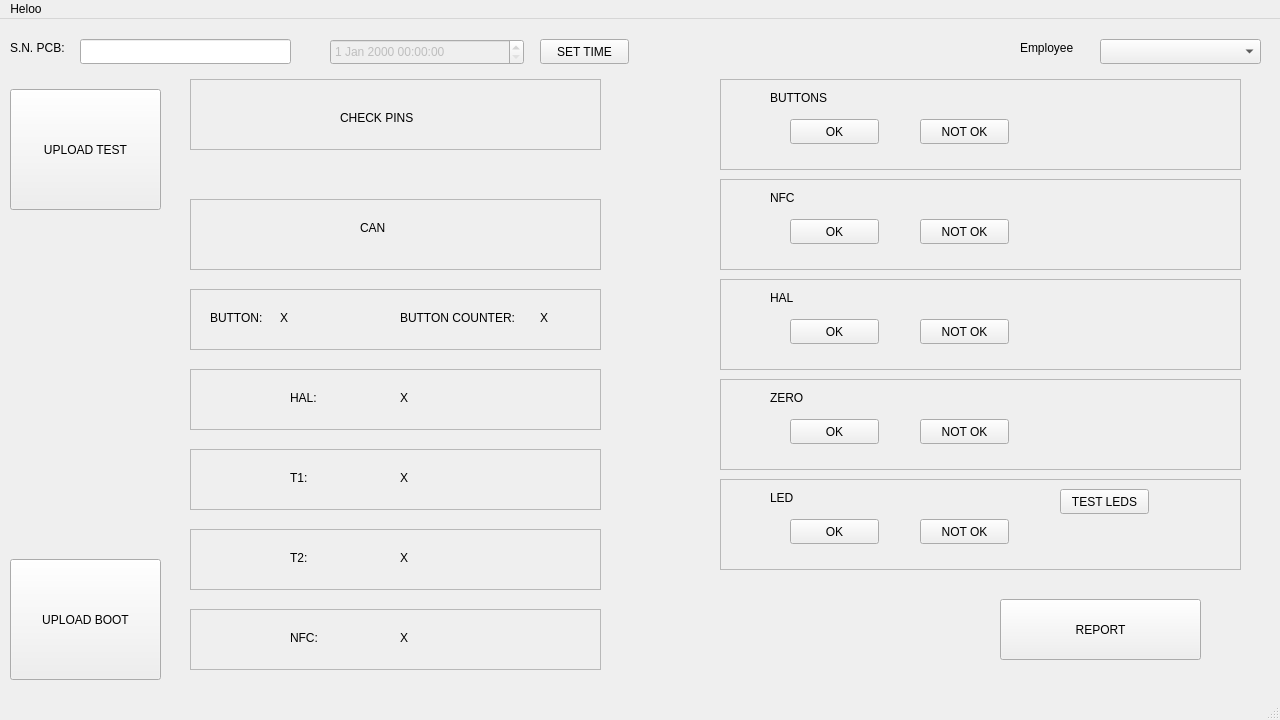
<?xml version="1.0" encoding="UTF-8"?>
<ui version="4.0">
 <class>MainWindow</class>
 <widget class="QMainWindow" name="MainWindow">
  <property name="geometry">
   <rect>
    <x>0</x>
    <y>0</y>
    <width>1280</width>
    <height>720</height>
   </rect>
  </property>
  <property name="windowTitle">
   <string>MainWindow</string>
  </property>
  <widget class="QWidget" name="centralwidget">
   <widget class="QPushButton" name="pushButton">
    <property name="geometry">
     <rect>
      <x>10</x>
      <y>70</y>
      <width>151</width>
      <height>121</height>
     </rect>
    </property>
    <property name="text">
     <string>UPLOAD TEST</string>
    </property>
   </widget>
   <widget class="QPushButton" name="pushButton_2">
    <property name="geometry">
     <rect>
      <x>10</x>
      <y>540</y>
      <width>151</width>
      <height>121</height>
     </rect>
    </property>
    <property name="text">
     <string>UPLOAD BOOT</string>
    </property>
   </widget>
   <widget class="QLabel" name="label">
    <property name="geometry">
     <rect>
      <x>10</x>
      <y>20</y>
      <width>101</width>
      <height>17</height>
     </rect>
    </property>
    <property name="text">
     <string>S.N. PCB:</string>
    </property>
   </widget>
   <widget class="QLineEdit" name="lineEdit">
    <property name="geometry">
     <rect>
      <x>80</x>
      <y>20</y>
      <width>211</width>
      <height>25</height>
     </rect>
    </property>
   </widget>
   <widget class="QDateTimeEdit" name="dateTimeEdit">
    <property name="enabled">
     <bool>false</bool>
    </property>
    <property name="geometry">
     <rect>
      <x>330</x>
      <y>20</y>
      <width>194</width>
      <height>26</height>
     </rect>
    </property>
   </widget>
   <widget class="QComboBox" name="comboBox">
    <property name="geometry">
     <rect>
      <x>1100</x>
      <y>20</y>
      <width>161</width>
      <height>25</height>
     </rect>
    </property>
   </widget>
   <widget class="QLabel" name="label_2">
    <property name="geometry">
     <rect>
      <x>1020</x>
      <y>20</y>
      <width>81</width>
      <height>17</height>
     </rect>
    </property>
    <property name="text">
     <string>Employee</string>
    </property>
   </widget>
   <widget class="QFrame" name="check_pins_frame">
    <property name="geometry">
     <rect>
      <x>190</x>
      <y>60</y>
      <width>411</width>
      <height>71</height>
     </rect>
    </property>
    <property name="frameShape">
     <enum>QFrame::StyledPanel</enum>
    </property>
    <property name="frameShadow">
     <enum>QFrame::Raised</enum>
    </property>
    <widget class="QLabel" name="label_3">
     <property name="geometry">
      <rect>
       <x>150</x>
       <y>30</y>
       <width>101</width>
       <height>17</height>
      </rect>
     </property>
     <property name="text">
      <string>CHECK PINS</string>
     </property>
    </widget>
   </widget>
   <widget class="QFrame" name="can_frame">
    <property name="geometry">
     <rect>
      <x>190</x>
      <y>180</y>
      <width>411</width>
      <height>71</height>
     </rect>
    </property>
    <property name="frameShape">
     <enum>QFrame::StyledPanel</enum>
    </property>
    <property name="frameShadow">
     <enum>QFrame::Raised</enum>
    </property>
    <widget class="QLabel" name="label_4">
     <property name="geometry">
      <rect>
       <x>170</x>
       <y>20</y>
       <width>101</width>
       <height>17</height>
      </rect>
     </property>
     <property name="text">
      <string>CAN</string>
     </property>
    </widget>
   </widget>
   <widget class="QFrame" name="button_frame">
    <property name="geometry">
     <rect>
      <x>190</x>
      <y>270</y>
      <width>411</width>
      <height>61</height>
     </rect>
    </property>
    <property name="frameShape">
     <enum>QFrame::StyledPanel</enum>
    </property>
    <property name="frameShadow">
     <enum>QFrame::Raised</enum>
    </property>
    <widget class="QLabel" name="label_5">
     <property name="geometry">
      <rect>
       <x>20</x>
       <y>20</y>
       <width>71</width>
       <height>17</height>
      </rect>
     </property>
     <property name="text">
      <string>BUTTON:</string>
     </property>
    </widget>
    <widget class="QLabel" name="last_button_value">
     <property name="geometry">
      <rect>
       <x>90</x>
       <y>20</y>
       <width>67</width>
       <height>17</height>
      </rect>
     </property>
     <property name="text">
      <string>X</string>
     </property>
    </widget>
    <widget class="QLabel" name="label_7">
     <property name="geometry">
      <rect>
       <x>210</x>
       <y>20</y>
       <width>141</width>
       <height>17</height>
      </rect>
     </property>
     <property name="text">
      <string>BUTTON COUNTER:</string>
     </property>
    </widget>
    <widget class="QLabel" name="button_counter_value">
     <property name="geometry">
      <rect>
       <x>350</x>
       <y>20</y>
       <width>67</width>
       <height>17</height>
      </rect>
     </property>
     <property name="text">
      <string>X</string>
     </property>
    </widget>
   </widget>
   <widget class="QFrame" name="hal_frame">
    <property name="geometry">
     <rect>
      <x>190</x>
      <y>350</y>
      <width>411</width>
      <height>61</height>
     </rect>
    </property>
    <property name="frameShape">
     <enum>QFrame::StyledPanel</enum>
    </property>
    <property name="frameShadow">
     <enum>QFrame::Raised</enum>
    </property>
    <widget class="QLabel" name="hal_value">
     <property name="geometry">
      <rect>
       <x>210</x>
       <y>20</y>
       <width>67</width>
       <height>17</height>
      </rect>
     </property>
     <property name="text">
      <string>X</string>
     </property>
    </widget>
    <widget class="QLabel" name="label_9">
     <property name="geometry">
      <rect>
       <x>100</x>
       <y>20</y>
       <width>67</width>
       <height>17</height>
      </rect>
     </property>
     <property name="text">
      <string>HAL:</string>
     </property>
    </widget>
   </widget>
   <widget class="QFrame" name="t1_frame">
    <property name="geometry">
     <rect>
      <x>190</x>
      <y>430</y>
      <width>411</width>
      <height>61</height>
     </rect>
    </property>
    <property name="frameShape">
     <enum>QFrame::StyledPanel</enum>
    </property>
    <property name="frameShadow">
     <enum>QFrame::Raised</enum>
    </property>
    <widget class="QLabel" name="label_10">
     <property name="geometry">
      <rect>
       <x>100</x>
       <y>20</y>
       <width>67</width>
       <height>17</height>
      </rect>
     </property>
     <property name="text">
      <string>T1:</string>
     </property>
    </widget>
    <widget class="QLabel" name="t1_value">
     <property name="geometry">
      <rect>
       <x>210</x>
       <y>20</y>
       <width>67</width>
       <height>17</height>
      </rect>
     </property>
     <property name="text">
      <string>X</string>
     </property>
    </widget>
   </widget>
   <widget class="QFrame" name="t2_frame">
    <property name="geometry">
     <rect>
      <x>190</x>
      <y>510</y>
      <width>411</width>
      <height>61</height>
     </rect>
    </property>
    <property name="frameShape">
     <enum>QFrame::StyledPanel</enum>
    </property>
    <property name="frameShadow">
     <enum>QFrame::Raised</enum>
    </property>
    <widget class="QLabel" name="label_11">
     <property name="geometry">
      <rect>
       <x>100</x>
       <y>20</y>
       <width>67</width>
       <height>17</height>
      </rect>
     </property>
     <property name="text">
      <string>T2:</string>
     </property>
    </widget>
    <widget class="QLabel" name="t2_value">
     <property name="geometry">
      <rect>
       <x>210</x>
       <y>20</y>
       <width>67</width>
       <height>17</height>
      </rect>
     </property>
     <property name="text">
      <string>X</string>
     </property>
    </widget>
   </widget>
   <widget class="QFrame" name="buttons_check_frame">
    <property name="geometry">
     <rect>
      <x>720</x>
      <y>60</y>
      <width>521</width>
      <height>91</height>
     </rect>
    </property>
    <property name="frameShape">
     <enum>QFrame::StyledPanel</enum>
    </property>
    <property name="frameShadow">
     <enum>QFrame::Raised</enum>
    </property>
    <widget class="QLabel" name="label_15">
     <property name="geometry">
      <rect>
       <x>50</x>
       <y>10</y>
       <width>101</width>
       <height>17</height>
      </rect>
     </property>
     <property name="text">
      <string>BUTTONS</string>
     </property>
    </widget>
    <widget class="QPushButton" name="Buttons_OK">
     <property name="geometry">
      <rect>
       <x>70</x>
       <y>40</y>
       <width>89</width>
       <height>25</height>
      </rect>
     </property>
     <property name="text">
      <string>OK</string>
     </property>
    </widget>
    <widget class="QPushButton" name="Buttons_NOK">
     <property name="geometry">
      <rect>
       <x>200</x>
       <y>40</y>
       <width>89</width>
       <height>25</height>
      </rect>
     </property>
     <property name="text">
      <string>NOT OK</string>
     </property>
    </widget>
   </widget>
   <widget class="QFrame" name="nfc_check_frame">
    <property name="geometry">
     <rect>
      <x>720</x>
      <y>160</y>
      <width>521</width>
      <height>91</height>
     </rect>
    </property>
    <property name="frameShape">
     <enum>QFrame::StyledPanel</enum>
    </property>
    <property name="frameShadow">
     <enum>QFrame::Raised</enum>
    </property>
    <widget class="QLabel" name="label_16">
     <property name="geometry">
      <rect>
       <x>50</x>
       <y>10</y>
       <width>101</width>
       <height>17</height>
      </rect>
     </property>
     <property name="text">
      <string>NFC</string>
     </property>
    </widget>
    <widget class="QPushButton" name="NFC_OK">
     <property name="geometry">
      <rect>
       <x>70</x>
       <y>40</y>
       <width>89</width>
       <height>25</height>
      </rect>
     </property>
     <property name="text">
      <string>OK</string>
     </property>
    </widget>
    <widget class="QPushButton" name="NFC_NOK">
     <property name="geometry">
      <rect>
       <x>200</x>
       <y>40</y>
       <width>89</width>
       <height>25</height>
      </rect>
     </property>
     <property name="text">
      <string>NOT OK</string>
     </property>
    </widget>
   </widget>
   <widget class="QFrame" name="hal_check_frame">
    <property name="geometry">
     <rect>
      <x>720</x>
      <y>260</y>
      <width>521</width>
      <height>91</height>
     </rect>
    </property>
    <property name="frameShape">
     <enum>QFrame::StyledPanel</enum>
    </property>
    <property name="frameShadow">
     <enum>QFrame::Raised</enum>
    </property>
    <widget class="QLabel" name="label_17">
     <property name="geometry">
      <rect>
       <x>50</x>
       <y>10</y>
       <width>101</width>
       <height>17</height>
      </rect>
     </property>
     <property name="text">
      <string>HAL</string>
     </property>
    </widget>
    <widget class="QPushButton" name="HAL_OK">
     <property name="geometry">
      <rect>
       <x>70</x>
       <y>40</y>
       <width>89</width>
       <height>25</height>
      </rect>
     </property>
     <property name="text">
      <string>OK</string>
     </property>
    </widget>
    <widget class="QPushButton" name="HAL_NOK">
     <property name="geometry">
      <rect>
       <x>200</x>
       <y>40</y>
       <width>89</width>
       <height>25</height>
      </rect>
     </property>
     <property name="text">
      <string>NOT OK</string>
     </property>
    </widget>
   </widget>
   <widget class="QFrame" name="zero_check_frame">
    <property name="geometry">
     <rect>
      <x>720</x>
      <y>360</y>
      <width>521</width>
      <height>91</height>
     </rect>
    </property>
    <property name="frameShape">
     <enum>QFrame::StyledPanel</enum>
    </property>
    <property name="frameShadow">
     <enum>QFrame::Raised</enum>
    </property>
    <widget class="QLabel" name="label_18">
     <property name="geometry">
      <rect>
       <x>50</x>
       <y>10</y>
       <width>101</width>
       <height>17</height>
      </rect>
     </property>
     <property name="text">
      <string>ZERO</string>
     </property>
    </widget>
    <widget class="QPushButton" name="ZERO_OK">
     <property name="geometry">
      <rect>
       <x>70</x>
       <y>40</y>
       <width>89</width>
       <height>25</height>
      </rect>
     </property>
     <property name="text">
      <string>OK</string>
     </property>
    </widget>
    <widget class="QPushButton" name="ZERO_NOK">
     <property name="geometry">
      <rect>
       <x>200</x>
       <y>40</y>
       <width>89</width>
       <height>25</height>
      </rect>
     </property>
     <property name="text">
      <string>NOT OK</string>
     </property>
    </widget>
   </widget>
   <widget class="QFrame" name="led_check_frame">
    <property name="geometry">
     <rect>
      <x>720</x>
      <y>460</y>
      <width>521</width>
      <height>91</height>
     </rect>
    </property>
    <property name="frameShape">
     <enum>QFrame::StyledPanel</enum>
    </property>
    <property name="frameShadow">
     <enum>QFrame::Raised</enum>
    </property>
    <widget class="QLabel" name="label_19">
     <property name="geometry">
      <rect>
       <x>50</x>
       <y>10</y>
       <width>101</width>
       <height>17</height>
      </rect>
     </property>
     <property name="text">
      <string>LED</string>
     </property>
    </widget>
    <widget class="QPushButton" name="LED_OK">
     <property name="geometry">
      <rect>
       <x>70</x>
       <y>40</y>
       <width>89</width>
       <height>25</height>
      </rect>
     </property>
     <property name="text">
      <string>OK</string>
     </property>
    </widget>
    <widget class="QPushButton" name="LED_NOK">
     <property name="geometry">
      <rect>
       <x>200</x>
       <y>40</y>
       <width>89</width>
       <height>25</height>
      </rect>
     </property>
     <property name="text">
      <string>NOT OK</string>
     </property>
    </widget>
    <widget class="QPushButton" name="pushButton_13">
     <property name="geometry">
      <rect>
       <x>340</x>
       <y>10</y>
       <width>89</width>
       <height>25</height>
      </rect>
     </property>
     <property name="text">
      <string>TEST LEDS</string>
     </property>
    </widget>
   </widget>
   <widget class="QPushButton" name="pushButton_14">
    <property name="geometry">
     <rect>
      <x>1000</x>
      <y>580</y>
      <width>201</width>
      <height>61</height>
     </rect>
    </property>
    <property name="text">
     <string>REPORT</string>
    </property>
   </widget>
   <widget class="QFrame" name="nfc_frame">
    <property name="geometry">
     <rect>
      <x>190</x>
      <y>590</y>
      <width>411</width>
      <height>61</height>
     </rect>
    </property>
    <property name="frameShape">
     <enum>QFrame::StyledPanel</enum>
    </property>
    <property name="frameShadow">
     <enum>QFrame::Raised</enum>
    </property>
    <widget class="QLabel" name="label_20">
     <property name="geometry">
      <rect>
       <x>100</x>
       <y>20</y>
       <width>67</width>
       <height>17</height>
      </rect>
     </property>
     <property name="text">
      <string>NFC:</string>
     </property>
    </widget>
    <widget class="QLabel" name="NFC_status">
     <property name="geometry">
      <rect>
       <x>210</x>
       <y>20</y>
       <width>67</width>
       <height>17</height>
      </rect>
     </property>
     <property name="text">
      <string>X</string>
     </property>
    </widget>
   </widget>
   <widget class="QPushButton" name="pushButton_3">
    <property name="geometry">
     <rect>
      <x>540</x>
      <y>20</y>
      <width>89</width>
      <height>25</height>
     </rect>
    </property>
    <property name="text">
     <string>SET TIME</string>
    </property>
   </widget>
  </widget>
  <widget class="QMenuBar" name="menubar">
   <property name="geometry">
    <rect>
     <x>0</x>
     <y>0</y>
     <width>1280</width>
     <height>22</height>
    </rect>
   </property>
   <widget class="QMenu" name="menuHeloo">
    <property name="title">
     <string>Heloo</string>
    </property>
   </widget>
   <addaction name="menuHeloo"/>
  </widget>
  <widget class="QStatusBar" name="statusbar"/>
 </widget>
 <resources/>
 <connections/>
</ui>
